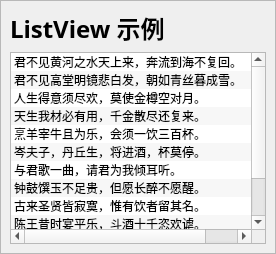
      <widget class="QWidget" name="page_2">
       <property name="autoFillBackground">
        <bool>false</bool>
       </property>
       <layout class="QGridLayout" name="gridLayout_23">
        <property name="leftMargin">
         <number>0</number>
        </property>
        <property name="topMargin">
         <number>0</number>
        </property>
        <property name="rightMargin">
         <number>0</number>
        </property>
        <property name="bottomMargin">
         <number>0</number>
        </property>
        <item row="0" column="0">
         <widget class="QFrame" name="frame">
          <property name="frameShape">
           <enum>QFrame::Shape::StyledPanel</enum>
          </property>
          <property name="frameShadow">
           <enum>QFrame::Shadow::Raised</enum>
          </property>
          <layout class="QGridLayout" name="gridLayout_3">
           <item row="0" column="0">
            <widget class="QLabel" name="label_17">
             <property name="font">
              <font>
               <family>微软雅黑</family>
               <pointsize>18</pointsize>
               <bold>true</bold>
              </font>
             </property>
             <property name="text">
              <string>ListView 示例</string>
             </property>
            </widget>
           </item>
           <item row="1" column="0">
            <widget class="QListWidget" name="listWidget_2">
             <property name="alternatingRowColors">
              <bool>true</bool>
             </property>
             <property name="selectionMode">
              <enum>QAbstractItemView::SelectionMode::SingleSelection</enum>
             </property>
             <property name="selectionBehavior">
              <enum>QAbstractItemView::SelectionBehavior::SelectItems</enum>
             </property>
             <item>
              <property name="text">
               <string>君不见黄河之水天上来，奔流到海不复回。</string>
              </property>
             </item>
             <item>
              <property name="text">
               <string>君不见高堂明镜悲白发，朝如青丝暮成雪。</string>
              </property>
             </item>
             <item>
              <property name="text">
               <string>人生得意须尽欢，莫使金樽空对月。</string>
              </property>
             </item>
             <item>
              <property name="text">
               <string>天生我材必有用，千金散尽还复来。</string>
              </property>
             </item>
             <item>
              <property name="text">
               <string>烹羊宰牛且为乐，会须一饮三百杯。</string>
              </property>
             </item>
             <item>
              <property name="text">
               <string>岑夫子，丹丘生，将进酒，杯莫停。</string>
              </property>
             </item>
             <item>
              <property name="text">
               <string>与君歌一曲，请君为我倾耳听。</string>
              </property>
             </item>
             <item>
              <property name="text">
               <string>钟鼓馔玉不足贵，但愿长醉不愿醒。</string>
              </property>
             </item>
             <item>
              <property name="text">
               <string>古来圣贤皆寂寞，惟有饮者留其名。</string>
              </property>
             </item>
             <item>
              <property name="text">
               <string>陈王昔时宴平乐，斗酒十千恣欢谑。</string>
              </property>
             </item>
             <item>
              <property name="text">
               <string>主人何为言少钱，径须沽取对君酌。</string>
              </property>
             </item>
             <item>
              <property name="text">
               <string>五花马，千金裘，呼儿将出换美酒，与尔同销万古愁</string>
              </property>
             </item>
            </widget>
           </item>
          </layout>
         </widget>
        </item>
       </layout>
      </widget>
